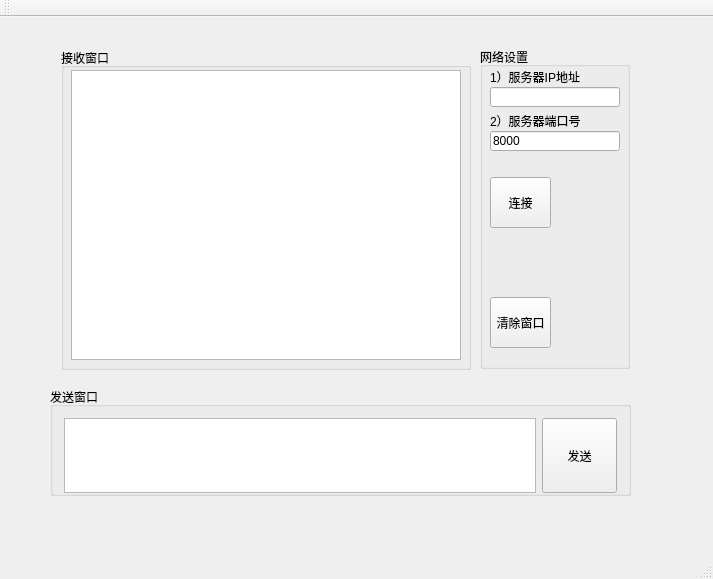
<?xml version="1.0" encoding="UTF-8"?>
<ui version="4.0">
 <class>MyTcpClientClass</class>
 <widget class="QMainWindow" name="MyTcpClientClass">
  <property name="geometry">
   <rect>
    <x>0</x>
    <y>0</y>
    <width>713</width>
    <height>579</height>
   </rect>
  </property>
  <property name="windowTitle">
   <string>MyTcpClient</string>
  </property>
  <widget class="QWidget" name="centralWidget">
   <widget class="QGroupBox" name="groupBox_2">
    <property name="geometry">
     <rect>
      <x>50</x>
      <y>370</y>
      <width>581</width>
      <height>109</height>
     </rect>
    </property>
    <property name="sizePolicy">
     <sizepolicy hsizetype="Expanding" vsizetype="Expanding">
      <horstretch>0</horstretch>
      <verstretch>0</verstretch>
     </sizepolicy>
    </property>
    <property name="minimumSize">
     <size>
      <width>0</width>
      <height>109</height>
     </size>
    </property>
    <property name="maximumSize">
     <size>
      <width>16777215</width>
      <height>109</height>
     </size>
    </property>
    <property name="title">
     <string>发送窗口</string>
    </property>
    <layout class="QVBoxLayout" name="verticalLayout_3">
     <item>
      <layout class="QHBoxLayout" name="horizontalLayout_3">
       <item>
        <widget class="QTextEdit" name="edtSend">
         <property name="minimumSize">
          <size>
           <width>460</width>
           <height>75</height>
          </size>
         </property>
         <property name="maximumSize">
          <size>
           <width>16777215</width>
           <height>75</height>
          </size>
         </property>
        </widget>
       </item>
       <item>
        <widget class="QPushButton" name="btnSend">
         <property name="minimumSize">
          <size>
           <width>75</width>
           <height>75</height>
          </size>
         </property>
         <property name="maximumSize">
          <size>
           <width>75</width>
           <height>75</height>
          </size>
         </property>
         <property name="text">
          <string>发送</string>
         </property>
        </widget>
       </item>
      </layout>
     </item>
    </layout>
   </widget>
   <widget class="QGroupBox" name="groupBox">
    <property name="geometry">
     <rect>
      <x>61</x>
      <y>31</y>
      <width>410</width>
      <height>322</height>
     </rect>
    </property>
    <property name="title">
     <string>接收窗口</string>
    </property>
    <widget class="QTextEdit" name="edtRecv">
     <property name="geometry">
      <rect>
       <x>10</x>
       <y>22</y>
       <width>390</width>
       <height>290</height>
      </rect>
     </property>
     <property name="minimumSize">
      <size>
       <width>390</width>
       <height>290</height>
      </size>
     </property>
     <property name="readOnly">
      <bool>true</bool>
     </property>
    </widget>
   </widget>
   <widget class="QGroupBox" name="groupBox_3">
    <property name="geometry">
     <rect>
      <x>480</x>
      <y>30</y>
      <width>150</width>
      <height>322</height>
     </rect>
    </property>
    <property name="minimumSize">
     <size>
      <width>150</width>
      <height>0</height>
     </size>
    </property>
    <property name="maximumSize">
     <size>
      <width>150</width>
      <height>16777215</height>
     </size>
    </property>
    <property name="title">
     <string>网络设置</string>
    </property>
    <widget class="QLabel" name="label">
     <property name="geometry">
      <rect>
       <x>10</x>
       <y>22</y>
       <width>90</width>
       <height>16</height>
      </rect>
     </property>
     <property name="text">
      <string>1）服务器IP地址</string>
     </property>
    </widget>
    <widget class="QLineEdit" name="edtIP">
     <property name="geometry">
      <rect>
       <x>10</x>
       <y>40</y>
       <width>130</width>
       <height>20</height>
      </rect>
     </property>
     <property name="text">
      <string/>
     </property>
    </widget>
    <widget class="QLabel" name="label_2">
     <property name="geometry">
      <rect>
       <x>10</x>
       <y>66</y>
       <width>90</width>
       <height>16</height>
      </rect>
     </property>
     <property name="text">
      <string>2）服务器端口号</string>
     </property>
    </widget>
    <widget class="QLineEdit" name="edtPort">
     <property name="geometry">
      <rect>
       <x>10</x>
       <y>84</y>
       <width>130</width>
       <height>20</height>
      </rect>
     </property>
     <property name="text">
      <string>8000</string>
     </property>
    </widget>
    <widget class="QPushButton" name="btnConnect">
     <property name="geometry">
      <rect>
       <x>10</x>
       <y>130</y>
       <width>61</width>
       <height>51</height>
      </rect>
     </property>
     <property name="text">
      <string>连接</string>
     </property>
    </widget>
    <widget class="QPushButton" name="pushButton">
     <property name="geometry">
      <rect>
       <x>10</x>
       <y>250</y>
       <width>61</width>
       <height>51</height>
      </rect>
     </property>
     <property name="text">
      <string>清除窗口</string>
     </property>
    </widget>
   </widget>
  </widget>
  <widget class="QMenuBar" name="menuBar">
   <property name="geometry">
    <rect>
     <x>0</x>
     <y>0</y>
     <width>713</width>
     <height>23</height>
    </rect>
   </property>
  </widget>
  <widget class="QToolBar" name="mainToolBar">
   <attribute name="toolBarArea">
    <enum>TopToolBarArea</enum>
   </attribute>
   <attribute name="toolBarBreak">
    <bool>false</bool>
   </attribute>
  </widget>
  <widget class="QStatusBar" name="statusBar"/>
 </widget>
 <layoutdefault spacing="6" margin="11"/>
 <resources>
  <include location="MyTcpClient.qrc"/>
 </resources>
 <connections/>
</ui>
